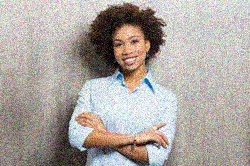
#> input picture CSC515/Module4/Mod4CT2.jpg, 250 x 166 px
$ python kernals.py   (older library calls are emulated)
#> lines starting #> are read from the running program, lines starting #| are printed output that depends on the picture
# Import packages
import cv2
from os import chdir
from os.path import abspath, dirname, join
import matplotlib.pyplot as plt

# Force script execution directory to current path
chdir(dirname(abspath(__file__)))

# Import image
image = cv2.imread('Mod4CT2.jpg')
#> image is the input picture: shape (166, 250, 3); mean B, G, R 161.9, 166.8, 173.7

# Laplacian with Gaussian Blur
# https://csuglobal.instructure.com/courses/96788/pages/4-dot-3-image-filtering-in-opencv?module_item_id=4939424
def LapGaus(item, kernel):
    blur = cv2.GaussianBlur(item, (kernel, kernel), 10)
    gray = cv2.cvtColor(blur, cv2.COLOR_BGR2GRAY)
    laplacian = cv2.Laplacian(gray, cv2.CV_32F)
    return laplacian

# Laplacian
def Laplacian(item, kernel):
#> called with kernel = 3
    gray = cv2.cvtColor(item, cv2.COLOR_BGR2GRAY)
    laplacian = cv2.Laplacian(gray, cv2.CV_32F, ksize = kernel)
    return laplacian

# Gaussian
def Gaussian(item, kernel):
#> called with kernel = 3
    blur = cv2.GaussianBlur(item, (kernel, kernel), 10)
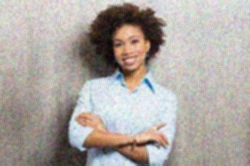
#> blur: shape (166, 250, 3); mean B, G, R 161.9, 166.8, 173.7
    return blur

# Kernals to test
k3 = 3
k5 = 5
k7 = 7

# Tested algorithms. Maintaining default sigma (10) from class tutorial
l3 = Laplacian(image, k3)
l5 = Laplacian(image, k5)
l7 = Laplacian(image, k7)

g3 = Gaussian(image, k3)
g5 = Gaussian(image, k5)
g7 = Gaussian(image, k7)
#> call 3 of Gaussian, with kernel = 7
#> in Gaussian (call 3), `blur = cv2.GaussianBlur(item, (kernel, kernel), 10)`:
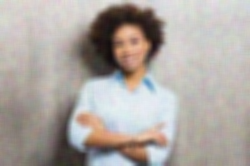
#> blur: shape (166, 250, 3); mean B, G, R 161.9, 166.8, 173.7

lp3 = LapGaus(image, k3)
#> in LapGaus, `laplacian = cv2.Laplacian(gray, cv2.CV_32F)`:
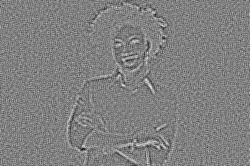
#> laplacian: shape (166, 250) float32; min -92, max 90, mean 0; drawn with min black and max white
lp5 = LapGaus(image, k5)
#> call 2 of LapGaus, with kernel = 5
#> in LapGaus (call 2), `laplacian = cv2.Laplacian(gray, cv2.CV_32F)`:
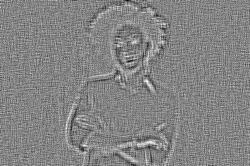
#> laplacian: shape (166, 250) float32; min -41, max 38, mean 0; drawn with min black and max white
lp7 = LapGaus(image, k7)
#> call 3 of LapGaus, with kernel = 7
#> in LapGaus (call 3), `gray = cv2.cvtColor(blur, cv2.COLOR_BGR2GRAY)`:
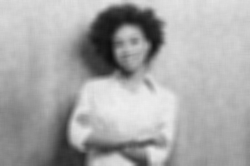
#> gray: shape (166, 250); min 15, max 237, mean 168.3
#> in LapGaus (call 3), `laplacian = cv2.Laplacian(gray, cv2.CV_32F)`:
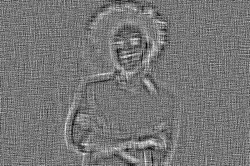
#> laplacian: shape (166, 250) float32; min -20, max 23, mean 0; drawn with min black and max white

# Display results
fig, axs = plt.subplots(nrows = 3, ncols = 3)
fig.suptitle('Smaller Kernel High-Pass Filters\nRetain More Detail', fontsize = 25).set_color('#171819')

# Kernel size 3
axs[0, 0].imshow(cv2.cvtColor(l3, cv2.COLOR_BGR2RGB))
axs[0, 1].imshow(cv2.cvtColor(g3, cv2.COLOR_BGR2RGB))
axs[0, 2].imshow(cv2.cvtColor(lp3, cv2.COLOR_BGR2RGB))

# Kernel size 5
axs[1, 0].imshow(cv2.cvtColor(l5, cv2.COLOR_BGR2RGB))
axs[1, 1].imshow(cv2.cvtColor(g5, cv2.COLOR_BGR2RGB))
axs[1, 2].imshow(cv2.cvtColor(lp5, cv2.COLOR_BGR2RGB))

# Kernel size 7
axs[2, 0].imshow(cv2.cvtColor(l7, cv2.COLOR_BGR2RGB))
axs[2, 1].imshow(cv2.cvtColor(g7, cv2.COLOR_BGR2RGB))
axs[2, 2].imshow(cv2.cvtColor(lp7, cv2.COLOR_BGR2RGB))

# Turn off individual image axes
axs[0, 0].axis('off')
axs[0, 1].axis('off')
axs[0, 2].axis('off')
axs[1, 0].axis('off')
axs[1, 1].axis('off')
axs[1, 2].axis('off')
axs[2, 0].axis('off')
axs[2, 1].axis('off')
axs[2, 2].axis('off')

# Set global axes
fig.supxlabel('Method', horizontalalignment = 'left', x = 0.19).set_color('#707070')
fig.supylabel('Kernel Size', rotation = 'horizontal', verticalalignment = 'bottom', y = 0.1).set_color('#707070')
fig.text(0.31, 0.07, 'Laplacian', ha = 'center', va = 'center').set_color('#606060')
fig.text(0.58, 0.07, 'Gaussian', ha = 'center', va = 'center').set_color('#606060')
fig.text(0.85, 0.07, 'Gaussian & Laplacian', ha = 'center', va = 'center').set_color('#606060')
fig.text(0.17, 0.2, '7', ha = 'center', va = 'center').set_color('#606060')
fig.text(0.17, 0.43, '5', ha = 'center', va = 'center').set_color('#606060')
fig.text(0.17, 0.67, '3', ha = 'center', va = 'center').set_color('#606060')

# Show results
fig.tight_layout()
plt.show()
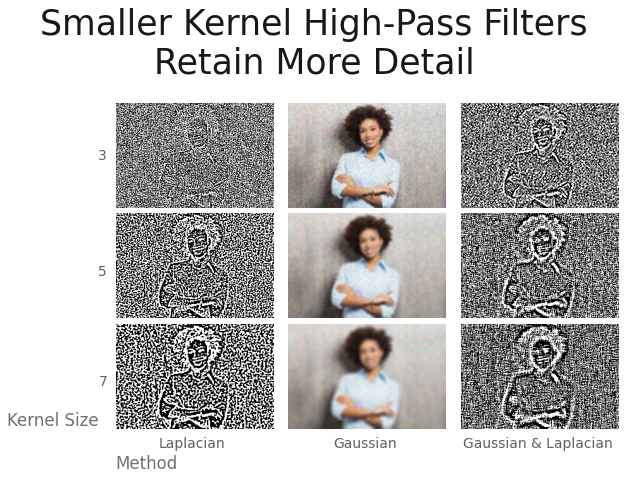
#> figure drawn by matplotlib, 9 panels

$ run again, with CSC515/Module4/Mod4CT1.jpg copied over CSC515/Module4/Mod4CT2.jpg
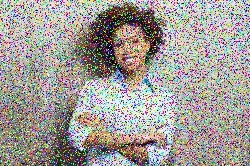
#> input picture CSC515/Module4/Mod4CT1.jpg, 250 x 166 px
#> image is the input picture: shape (166, 250, 3); mean B, G, R 151.6, 156, 161
#> in LapGaus (call 2), `gray = cv2.cvtColor(blur, cv2.COLOR_BGR2GRAY)`:
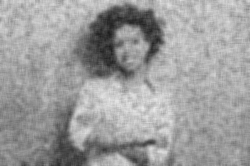
#> gray: shape (166, 250); min 29, max 234, mean 157
#> in LapGaus (call 3), `laplacian = cv2.Laplacian(gray, cv2.CV_32F)`:
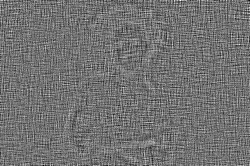
#> laplacian: shape (166, 250) float32; min -40, max 49, mean 0; drawn with min black and max white

$ run again, with CSC515/Module4/High-Pass Filters and Kernels.png saved as CSC515/Module4/Mod4CT2.jpg
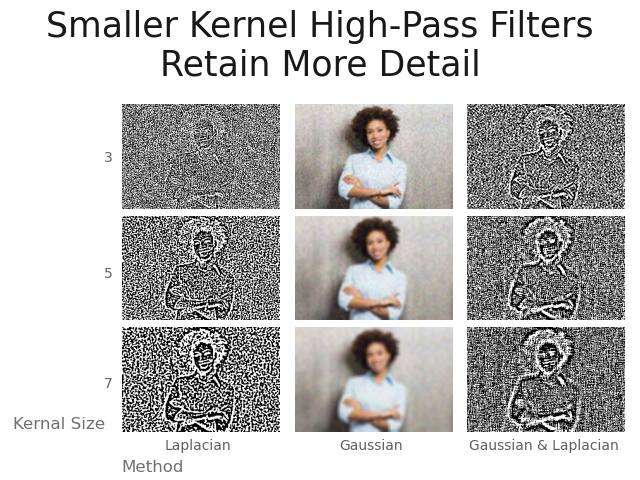
#> input picture CSC515/Module4/High-Pass Filters and Kernels.png, 640 x 480 px
#> image is the input picture: shape (480, 640, 3); mean B, G, R 190.9, 191.7, 192.8
#> in Gaussian (call 3), `blur = cv2.GaussianBlur(item, (kernel, kernel), 10)`:
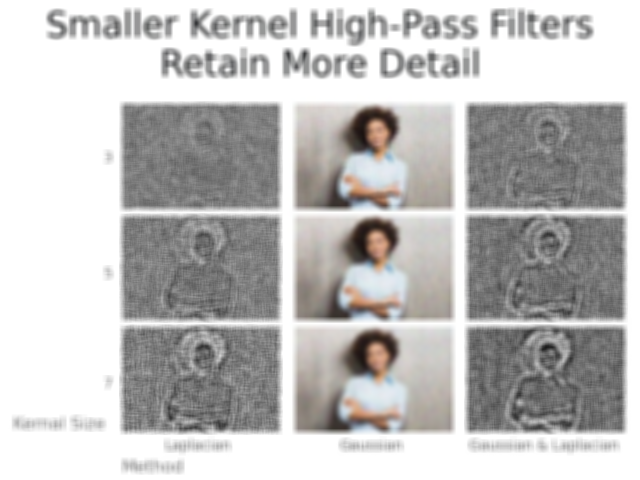
#> blur: shape (480, 640, 3); mean B, G, R 190.9, 191.7, 192.8
#> in LapGaus (call 3), `laplacian = cv2.Laplacian(gray, cv2.CV_32F)`:
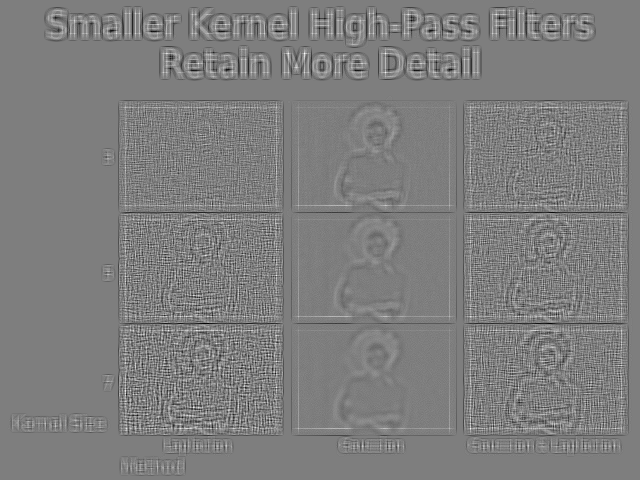
#> laplacian: shape (480, 640) float32; min -67, max 68, mean 0; drawn with min black and max white
